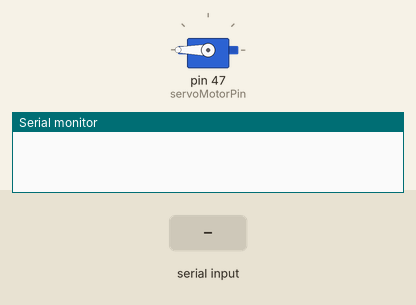
This sketch was run on a simulated Arduino Mega 2560, built with avr-gcc and run on an emulated ATmega2560. Parts: servo, the last lines printed to the serial monitor. Inputs (shaded band) come from the test bench.

Above: at 1.2 s.
1.3 s: "1" received over Serial
At 1.7 s:
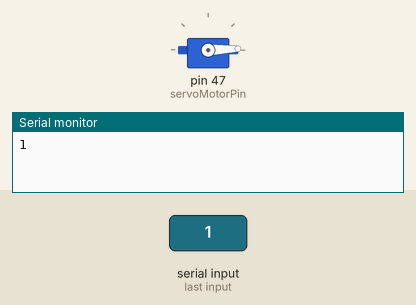
3.3 s: "2" received over Serial
At 3.7 s:
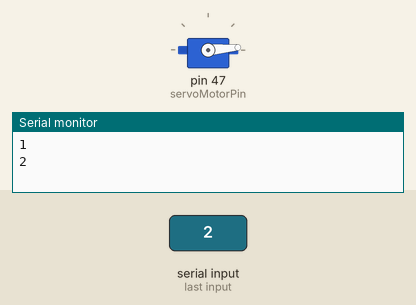
4.8 s: "3" received over Serial
At 6.0 s:
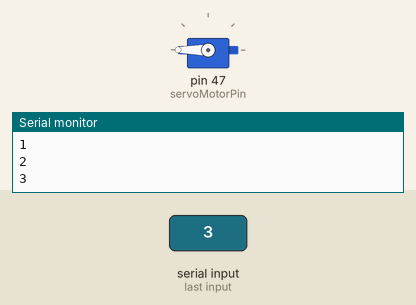
Timing chart, 0 to 7.8 s (numbered marks = the images above; inputs shaded):
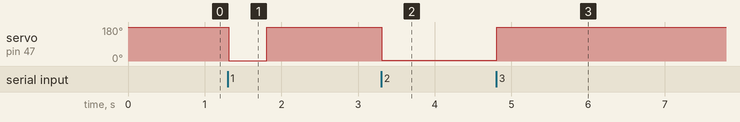

The sketch:

Servo_abre_fecha_serial.ino
```cpp
/*
Projeto Arduino controlando um servomotor com potenciômetro
Por Jota
----------------------------------------
--=<| www.ComoFazerAsCoisas.com.br |>=--
----------------------------------------
*/

//incluindo biblioteca para controle do servomotor
#include "Servo.h"

//Criando um objeto da classe Servo
Servo servoMotorObj;
//pino digital associado ao controle do servomotor
int const servoMotorPin    = 47;


    /////////////////////////// includes IR
#include <IRremote.h>
IRsend irsend; // IR SALA
//---------------------------------------------------------


String cmd = "";

void setup() {
  Serial.begin(9600);
  //associando o pino digital ao objeto da classe Servo
  servoMotorObj.attach(servoMotorPin);
  servoMotorObj.write(180);
}

void loop()
{

    /////// RECEBE SERIAL //-----------------------------------------------------------------------------------------------------------

  if(Serial.available() > 0) // serial pc
  {
    while(Serial.available() > 0)
    {
      cmd += char(Serial.read());
      delay(10);
    }
    Serial.println(cmd);
  }


  if (cmd.length() >0) {


    if(cmd == "1"){ servo(1);}
    if(cmd == "2"){ servo(2);}
    if(cmd == "3"){ servo(3);}

    cmd = "";
  }

  //-----------------------------------------------------------------------------------------------------------------------------

}

void servo(int estado)
{
  if(estado == 1){
    servoMotorObj.write(2);
    delay(500);
    servoMotorObj.write(180);
  }
  if(estado == 2){servoMotorObj.write(5); }
  if(estado == 3){servoMotorObj.write(180); }

}
```

Measured:
- after the input at 1.3 s, servo on pin 47 (servoMotorPin): 180° → 2° at once, → 180° 0.50 s later
- after the input at 3.3 s, servo on pin 47 (servoMotorPin): 180° → 5° at once
- after the input at 4.8 s, servo on pin 47 (servoMotorPin): 5° → 180° at once
